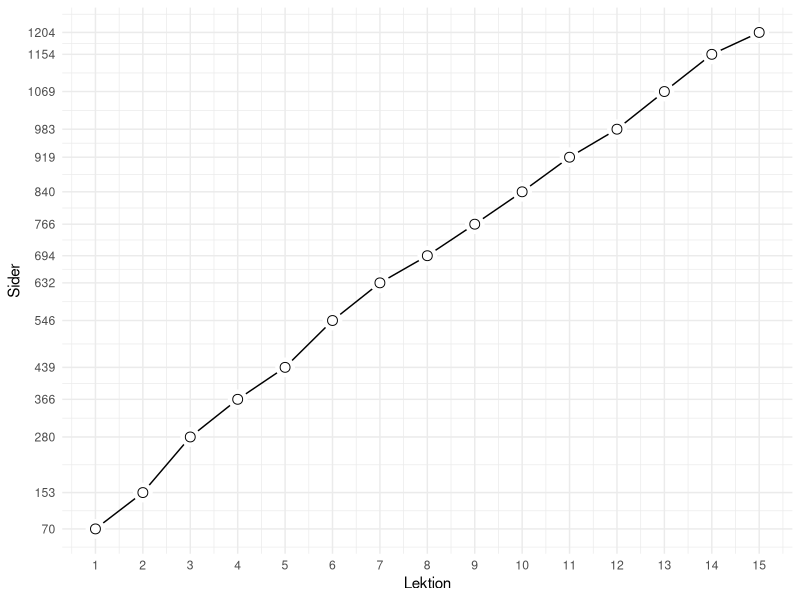

The R script that drew this image:
## ---- chunk 1
knitr::opts_chunk$set(echo = FALSE)
## ---- chunk 2
library("ggplot2")

l1 <- 25+12+6+23+3+1
l2 <- 11+8+10+9+11+8+10+8+8
l3 <- 1+18+24+14+22+10+20+18
l4 <- 10+10+8+9+10+10+9+10+10
l5 <- 10+13+12+11+10+13+4
l6 <- 9+11+11+10+12+12+8+11+10+13
l7 <- 29+17+20+20
l8 <- 12+16+34
l9 <- 51+6+15
l10 <- 24+15+12+11+12
l11 <- 32+17+9+8+13
l12 <- 5+5+8+20+26
l13 <- 35+28+23
l14 <- 44+41
l15 <- 22+8+18+2

df <- data.frame(x = 1:15, y = c(l1,l2,l3,l4,l5,l6,l7,l8,l9,l10,l11,l12,l13,l14,l15))

ggplot(df, aes(x=x, y=cumsum(y))) +
  geom_line() +
  geom_point(size = 6, colour = "white") +
  geom_point(size = 3, shape = 1) +
  scale_y_continuous("Sider", breaks=cumsum(df$y)) +
  scale_x_continuous("Lektion", breaks=1:15) +
  theme_minimal()

